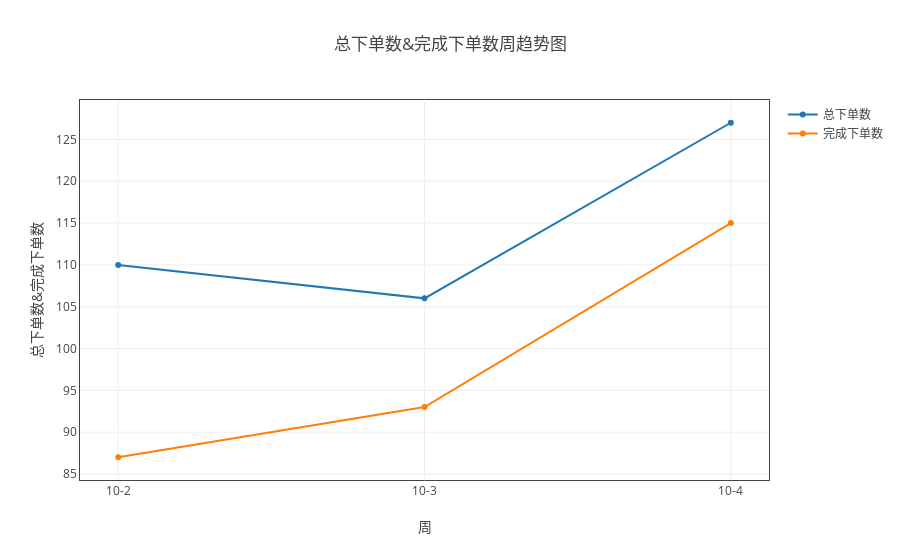

The cell this chart's notebook holds for it:
### Markdown cell above
#### 总下单数和完成下单数

### Code cell
##myModule.format(数据矩阵 ,区分依据,横坐标（例如日期、负责人）,需要统计的列名（例如总下单数）)
#例如：
#ss=myModule.format(all_dict ,"日期" ,['负责人'])
#tt.plot('line')
ss=myModule.format(all_dict ,"日期" ,['总下单数','完成下单数'])
tt = myModule.myPlot(ss.groupby('sum'))
tt.plot('line')

### Figure 1 — Plotly figure (JSON) as saved in the notebook; plotly's stock layout.template omitted (floating-point values rounded to 4 significant figures)
{"data": [{"name": "总下单数", "type": "scatter", "uid": "55a91cb2-dbfd-11e8-8ddb-a41f72875c19", "x": ["10-2", "10-3", "10-4"], "y": [110, 106, 127]}, {"name": "完成下单数", "type": "scatter", "uid": "55a91cb3-dbfd-11e8-8ddb-a41f72875c19", "x": ["10-2", "10-3", "10-4"], "y": [87, 93, 115]}], "layout": {"title": "总下单数&完成下单数周趋势图", "xaxis": {"mirror": "all", "nticks": 20, "showgrid": true, "showline": true, "title": "周", "type": "category", "zeroline": true}, "yaxis": {"mirror": "all", "nticks": 20, "showgrid": true, "showline": true, "title": "总下单数&完成下单数", "zeroline": true}}}
